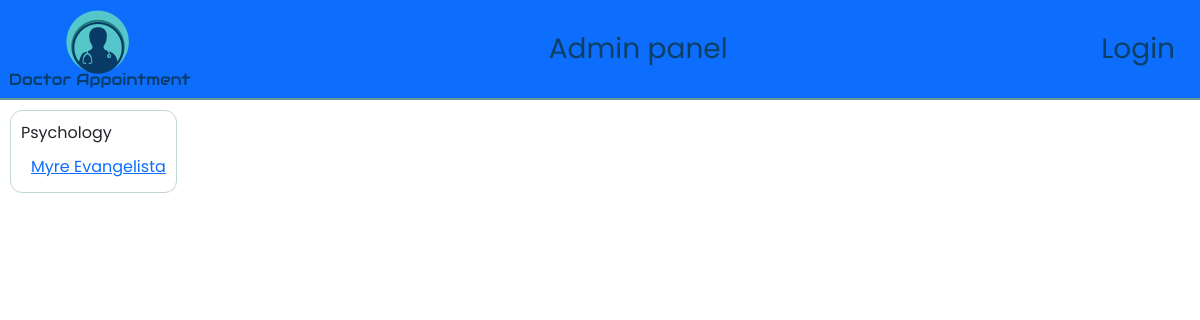
Before: / with the older database file.
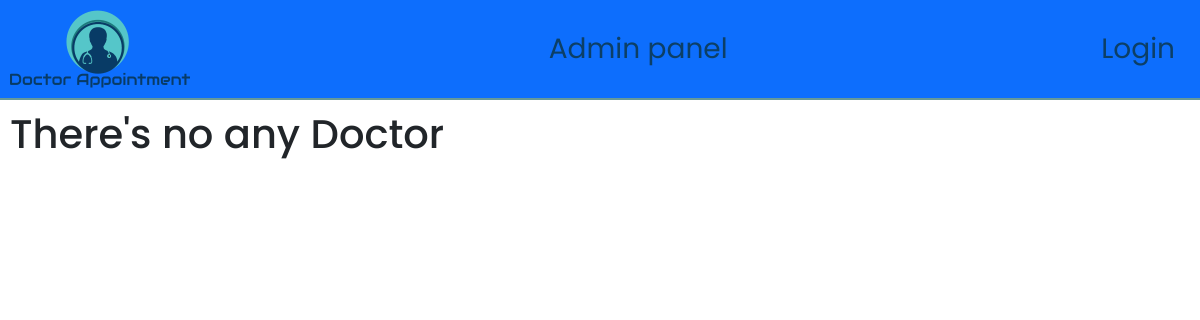
After: the same page with the newer database file.
### appoint/models.py (models this page shows, shortened)
class User(AbstractUser):
    type_choices = (
        ('M', 'Moderator'),
        ('D', 'Doctor'),
        ('C', 'Customer')
    )
    user_type = models.CharField('Type', max_length=1, choices=type_choices, default='C')
    first_name = models.CharField('First name', max_length=50)
    last_name = models.CharField('Last name', max_length=50)

class Doctor(User):
    objects = DoctorManager()
    specialization = models.CharField('Specialization', max_length=50)
    info = models.TextField('Information', max_length=1250, blank=True)
    class Meta:
        ordering = ['specialization', 'last_name']
    def get_full_name(self):
        return '%s %s' % (self.first_name, self.last_name)

class User(AbstractUser):
    type_choices = (
        ('M', 'Moderator'),
        ('D', 'Doctor'),
        ('C', 'Customer')
    )
    user_type = models.CharField('Type', max_length=1, choices=type_choices, default='C')
    first_name = models.CharField('First name', max_length=50)
    last_name = models.CharField('Last name', max_length=50)

### appoint/views.py (the view)
# urls.py: path('', views.index_page, name='index'),
def index_page(request):
    specialization_list = Doctor.objects.order_by('specialization').distinct()
    doctors_list = Doctor.objects.all()
    index_page_data = {
        'specialization_list': specialization_list,
        'doctors_list': doctors_list
    }
    return render(request, 'appoint/index.html', index_page_data)

### appoint/models.py (called while the page is built)
    def get_queryset(self):
        return super().get_queryset().filter(user_type='D')

### appoint/templates/appoint/index.html (shortened to what this page needs)
{% extends 'appoint/layout.html' %}
{% block BodyContent %}
    <div class="index_doctor_container">
        {% if doctors_list %}
                {% for spec in specialization_list %}
                    <div class="index_doctor_block">
                        <p>{{ spec.specialization }}</p>
                        <ul>
                        {% for doctor in doctors_list %}
                            {% if spec.specialization == doctor.specialization %}
                                <li><a href="{% url 'doctor_detail' doctor.pk %}">{{ doctor.get_full_name }}</a></li>
                            {% endif %}
                        {% endfor %}
                        </ul>
                    </div>
                {% endfor %}
        {% else %}
            <h1>There's no any Doctor</h1>
        {% endif %}
    </div>
{% endblock %}

### appoint/templates/appoint/layout.html (shortened to what this page needs)
{% load static %}
<!DOCTYPE html>
<html lang="en">
<head>
    <link href="https://cdn.jsdelivr.net/npm/bootstrap@5.0.0-beta1/dist/css/bootstrap.min.css" rel="stylesheet">
    <link rel="stylesheet" href="{% static 'appoint/css/appoint.css' %}">
</head>
<body>
    <div class="page">
        <header class="header bg-primary">
            <a href="{% url 'index' %}"><img src="{% static 'appoint/img/doctor_appoint_logo_200x200.png' %}" alt="logo"></a>
            <nav class="header_nav">
                <a href="{% url 'admin:index' %}" class="bg-primary">Admin panel</a>
            </nav>
            <nav class="header_nav_account">
                {% if user.is_authenticated %}
                    {% if user.is_customer %}
                        <a class="header_link bg-primary" href="{% url 'user_detail' user.pk %}">Profile</a>
                    {% elif user.is_doctor %}
                        <a class="header_link bg-primary" href="{% url 'doctor_dashboard' user.pk %}">Dashboard</a>
                        <a class="header_link bg-primary" href="{% url 'doctor_detail' user.pk %}">Profile</a>
                    {% elif user.is_moderator %}
                        <a class="header_link bg-primary" href="{% url 'moderator_dashboard' %}">Moderator dashboard</a>
                    {% endif %}
                    <a class="header_link bg-primary" href="{% url 'logout' %}">Logout</a>
                {% else %}
                    <a class="header_link bg-primary" href="{% url 'login' %}">Login</a>
                {% endif %}
            </nav>
        </header>
        <main class="BodyContent">
            {% block BodyContent %}
            {% endblock BodyContent %}
        </main>
    </div>
</body>
</html>

### appoint/static/appoint/css/appoint.css (style rules this page uses)
body { width: 100%; margin: 0; }
.page { overflow: hidden; display: flex; flex-direction: column; min-height: 100vh; }
.header { display: flex; justify-content: space-between; align-items: center; background: #66cc99; height: 100px; border-bottom: 2px solid #669999; flex-direction: row; overflow: hidden; white-space: initial; }
.header_nav, .header_nav_account { text-align: left; font-family: 'Poppins', sans-serif; }
.header_nav a, .header_nav_account a { font-size: 28px; display: inline-block; margin: 0 25px; color: #0c3f66; background-color: #66cc99; text-decoration: none; transition: color 150ms linear; position: relative; }
.BodyContent { font-family: 'Poppins', sans-serif; width: 100%; padding: 10px; }
.index_doctor_container { display: flex; justify-content: flex-start; align-items: flex-start; height: calc(100vh - 124px); flex-flow: column wrap; overflow: hidden; }

Changed rows visible on the page:
removed Doctor: specialization "Psychology", get_full_name "Myre Evangelista"
Other visible differences:
text now shown: "There's no any Doctor"
